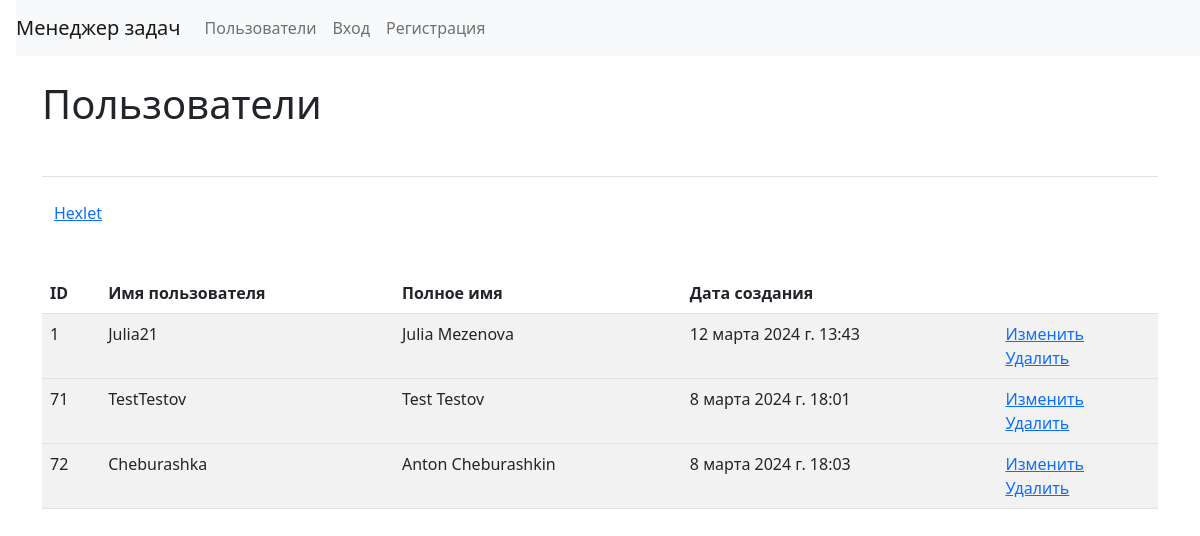
The app's page /users/, older data.
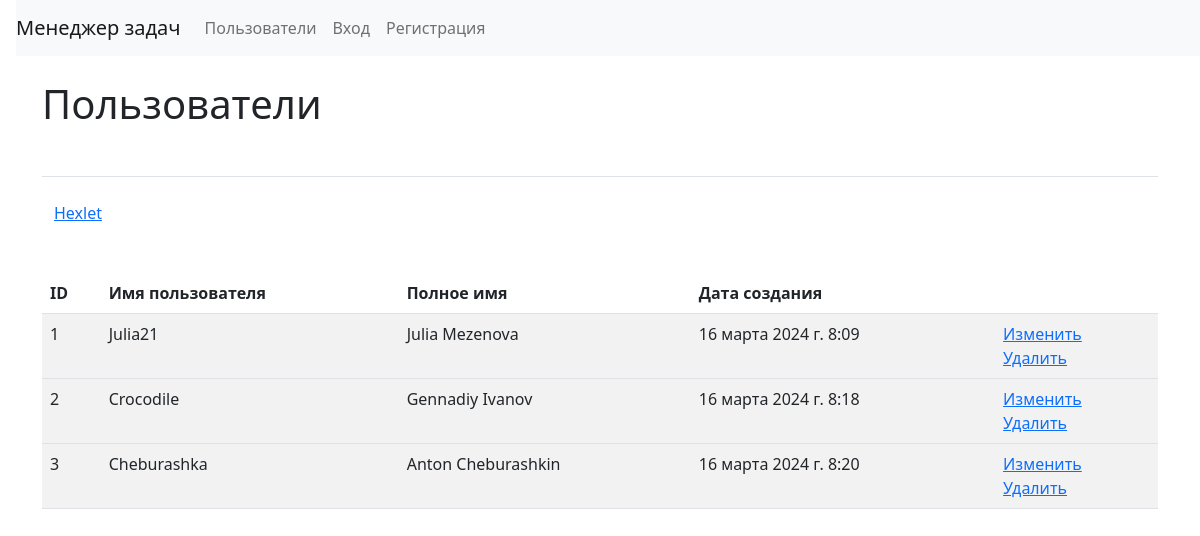
The same page, newer data.
### task_manager/users/models.py (models this page shows)
class User(AbstractUser):
    def __str__(self):
        return self.username

### task_manager/users/views.py (the view)
# urls.py: path('', IndexView.as_view(), name='labels_index'),
class IndexView(View):
    def get(self, request, *args, **kwargs):
        users = User.objects.all()[:]
        flash_messages = messages.get_messages(request)
        return render(
            request,
            'users/index.html',
            context={
                'users': users,
                'messages': flash_messages,
            }
        )

### task_manager/templates/users/index.html
{% extends "base.html" %}
{% load django_bootstrap5 %}
{% load i18n %}
{% block nav %}
{% if user.is_authenticated %}
{% include "nav_user.html" %}
{% else %}
{% include "nav.html" %}
{% endif %}
{% endblock %}
{% block content %}
  <h1 class="my-4">{% translate "Users" %}</h1>
  <table class="table table-striped">
    <thead>
      <tr>
	<th>ID</th>
	<th>{% translate "User name" %}</th>
	<th>{% translate "Full name" %}</th>
	<th>{% translate "Created at" %}</th>
	<th></th>
      </tr>
    </thead>
    {% for user in users %}
    <tbody>
      <tr>
	<td>{{ user.id }}</td>
	<td>{{ user.username }}</td>
	<td>{{ user.first_name }} {{ user.last_name }}</td>
	<td>{{ user.date_joined }}</td>
	<td>
	  <a href="{% url 'user_update' user.id %}">{% translate "Update" %}</a>
	  <br>
	  <a href="{% url 'user_delete' user.id %}">{% translate "Delete" %}</a>
	</td>
      </tr>
    </tbody>
    {% endfor %}
{% endblock %}

### task_manager/templates/base.html (shortened to what this page needs)
<!DOCTYPE html>
{% load django_bootstrap5 %}
{% load i18n %}
<html>
{% include "head.html" %}
<body class="d-flex flex-column min-vh-100">
{% block nav %}{% endblock %}
<div class="container wrapper flex-grow-1">
{% block content %}{% endblock %}
</div>
{% include "footer.html" %}
</body>
</html>

### task_manager/templates/head.html (shortened to what this page needs)
{% load django_bootstrap5 %}
{% load i18n %}
<head>
  <link href="https://cdn.jsdelivr.net/npm/bootstrap@5.2.3/dist/css/bootstrap.min.css" rel="stylesheet">
</head>

### task_manager/templates/nav.html (shortened to what this page needs)
{% load django_bootstrap5 %}
{% load i18n %}
<nav class="navbar navbar-expand-lg navbar-light bg-light ms-3">
	<a class="navbar-brand" href="/">{% translate "Task manager" %}</a>
    <div class="collapse navbar-collapse" id="navbarToggleExternalContent">
      <ul class="navbar-nav mr-auto">
	<li class="nav-item">
		<a class="nav-link" href="/users/">{% translate "Users" %}</a>
	</li>
      </ul>
      <ul class="navbar-nav">
        <li class="nav-item">
		<a class="nav-link" href="/login/">{% translate "Log In" %}</a>
        </li>
	<li class="nav-item">
		<a class="nav-link" href="/users/create/">{% translate "Sign Up" %}</a>
        </li>
      </ul>
    </div>
</nav>

### task_manager/templates/footer.html
{% load django_bootstrap5 %}
{% load i18n %}
<footer>
  <div class="container my-5 pt-4 border-top">
	  <a target="_blank" href="https://ru.hexlet.io">{% translate "Hexlet" %}</a>
  </div>
</footer>

Row changes from the older to the newer data that the page shows:
removed User: id "71", username "TestTestov", first_name "Test", last_name "Testov", date_joined "8 марта 2024 г. 18:01"
removed User: id "72", username "Cheburashka", first_name "Anton", last_name "Cheburashkin", date_joined "8 марта 2024 г. 18:03"
changed User "Julia21": date_joined "12 марта 2024 г. 13:43" → "16 марта 2024 г. 8:09"
added User: id "2", username "Crocodile", first_name "Gennadiy", last_name "Ivanov", date_joined "16 марта 2024 г. 8:18"
added User: id "3", username "Cheburashka", first_name "Anton", last_name "Cheburashkin", date_joined "16 марта 2024 г. 8:20"
